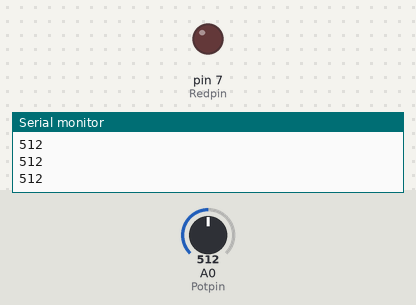
Simulated run of this sketch. Board: Arduino Uno, built with avr-gcc and run on an emulated ATmega328P. Parts: output pins drawn as LEDs (lit = HIGH), the last lines printed to the serial monitor. Inputs (shaded band) come from the test bench; at power-on: A0 (Potpin) = 512.

Above: at 1.2 s.
1.3 s: A0 (Potpin) set to 988
2.8 s: A0 (Potpin) set to 1016
At 4.1 s:
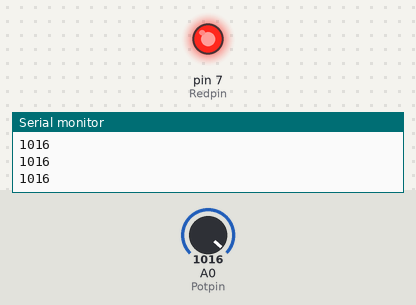
4.4 s: A0 (Potpin) set to 990
At 5.7 s:
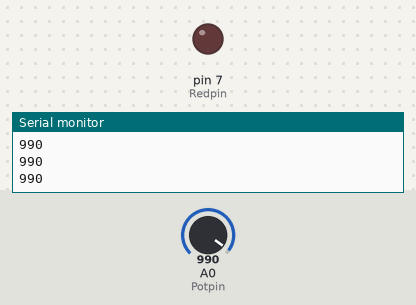
6.0 s: A0 (Potpin) set to 1010
At 7.1 s:
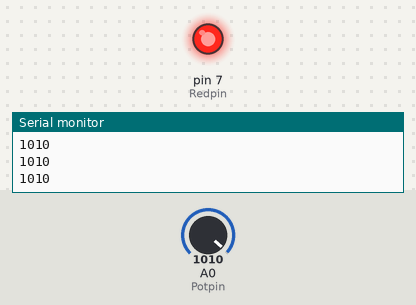
Timing chart, 0 to 8.6 s (numbered marks = the images above; inputs shaded):
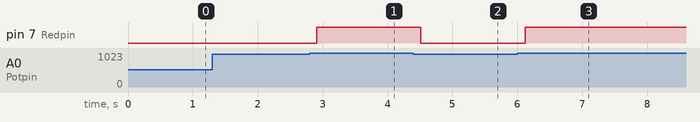

The sketch:

While_LOOP2.ino
```cpp
int Potval;
int delayTime= 100;
int Potpin= A0;
int Redpin= 7;
void setup() {
  Serial.begin(9600);
  pinMode(Potpin, INPUT);
  pinMode(Redpin, OUTPUT);
}

void loop() {
  Potval=analogRead(Potpin);
  Serial.println(Potval);
  delay(delayTime);

  while(Potval>1000){
    digitalWrite(Redpin, HIGH);
    Potval=analogRead(Potpin);
    Serial.println(Potval);
    delay(delayTime);
  }
  digitalWrite(Redpin, LOW);
}
```

Measured:
- the behaviour switches between 1000 and 1001 on A0 (Potpin) (found by bisection; images 0 and 1)
- after the input at 2.8 s, pin 7 (Redpin): LOW → HIGH after 0.11 s
- after the input at 4.4 s, pin 7 (Redpin): HIGH → LOW after 0.11 s
- after the input at 6.0 s, pin 7 (Redpin): LOW → HIGH after 0.12 s
